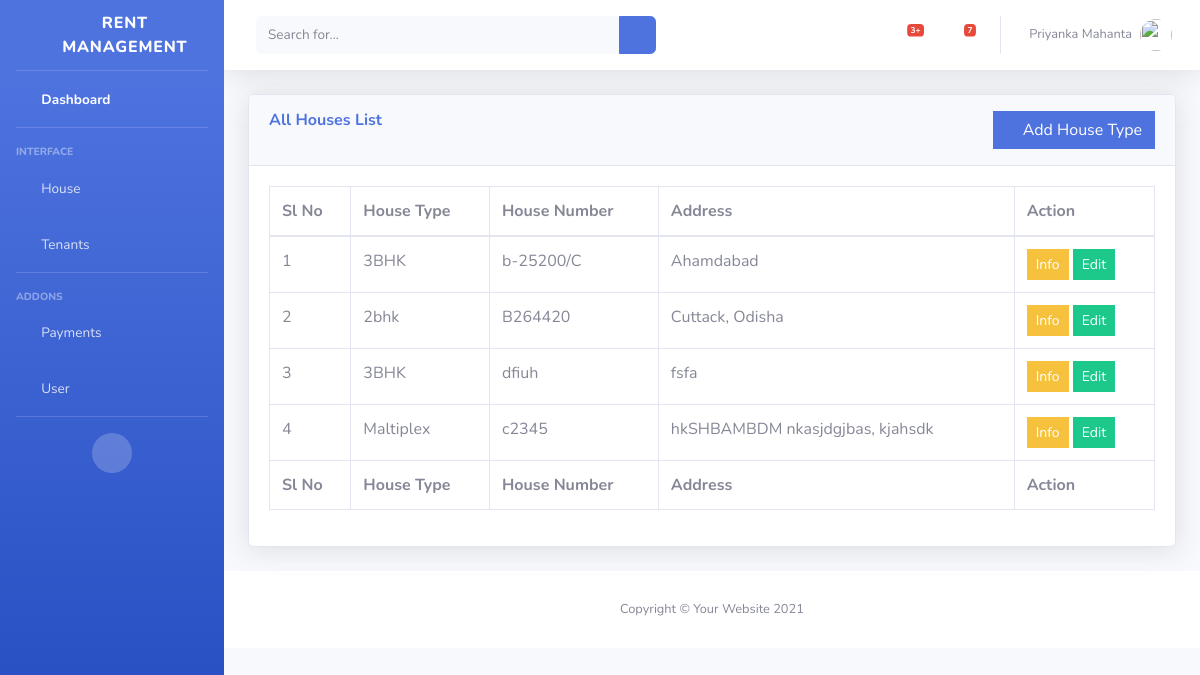
/houses/, run on an earlier commit of the app's database.
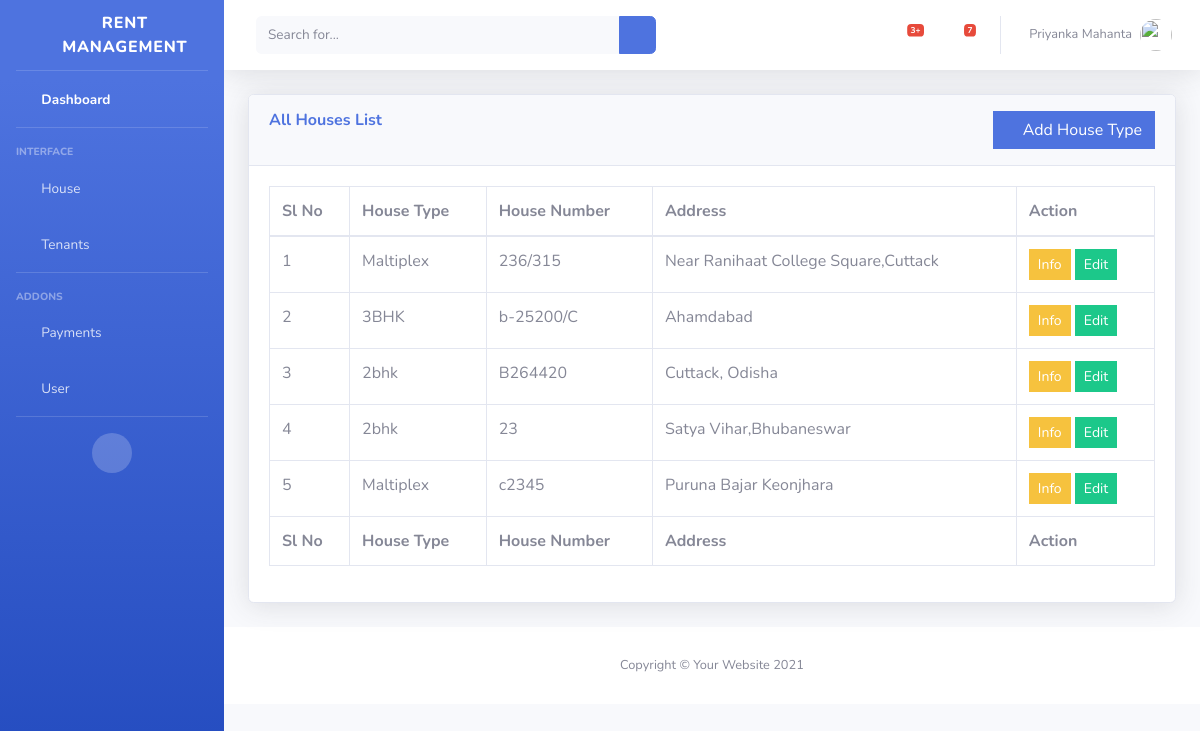
And on a later commit of the database.
### rent_management/models.py (models this page shows, shortened)
class House(models.Model):
    number = models.CharField(max_length=20)
    name = models.CharField(max_length=20, default='')
    type = models.ForeignKey(HouseType, on_delete=models.CASCADE)
    address = models.TextField(default='')
    rent = models.CharField(max_length=20, default=0)
    created_on = models.DateTimeField(auto_now_add=True)

class HouseType(models.Model):
    objects = None
    type = models.CharField(max_length=255)
    add_on = models.DateTimeField(auto_now_add=True)

### rent_management/views/houses.py (the view, shortened to what this page needs)
# urls.py: path("houses/", views.houses, name="houses"),
def houses(request):
    houses_type = HouseType.objects.all()
    houses_list = House.objects.all().order_by('-id')
    context = {
        'house_type': houses_type,
        'houses': houses_list,
    }
    return render(request, "rent/house_type/houses.html", context)

### rent_management/templates/rent/house_type/houses.html (shortened to what this page needs)
{% extends "rent/base/base.html" %}
{% block content %}
<div class="container-fluid">
    <div class="card shadow mb-4">
        <div class="card-header py-3">
            <div class="row">
                <div class="col-lg-8">
                    <h6 class="m-0 font-weight-bold text-primary">All Houses List</h6>
                </div>
                <div class="col-lg-4 text-right">
                    <button type="button" class="btn btn-primary rounded-0" data-toggle="modal"
                            data-target="#exampleModal">
                        <i class="fa fa-plus" aria-hidden="true"></i> Add House Type
                    </button>
                </div>
            </div>
        </div>
        <div class="card-body">
            <div class="table-responsive">
                <table class="table table-bordered" id="dataTable" width="100%" cellspacing="0">
                    <thead>
                    <tr>
                        <th>Sl No</th>
                        <th>House Type</th>
                        <th>House Number</th>
                        <th>Address</th>
                        <th>Action</th>
                    </tr>
                    </thead>
                    <tfoot>
                    <tr>
                        <th>Sl No</th>
                        <th>House Type</th>
                        <th>House Number</th>
                        <th>Address</th>
                        <th>Action</th>
                    </tr>
                    </tfoot>
                    <tbody>
                    {% if not houses %}
                    <tr>
                        <td colspan="3" class="text-center">No Data Available!</td>
                    </tr>
                    {% else %}
                    {% for i in houses %}
                    <tr>
                        <td>{{ forloop.counter }}</td>
                        <td>{{i.type.type}}</td>
                        <td>{{i.number}}</td>
                        <td>{{i.address}}</td>
                        <td>
                            <button class="btn btn-sm btn-warning rounded-0" data-toggle="modal"
                                    data-target="#infoModal{{i.id}}">Info
                            </button>
                            <button class="btn btn-sm btn-success rounded-0" data-toggle="modal"
                                    data-target="#editModal{{i.id}}">Edit
                            </button>
                        </td>
                    </tr>
                    {% endfor %}
                    {% endif %}
                    </tbody>
                </table>
            </div>
        </div>
    </div>
</div>
{% endblock %}

What changed in the data, as far as the page shows it:
added House: type.type "Maltiplex", number "236/315", address "Near Ranihaat College Square,Cuttack"
changed House: type.type "3BHK" → "2bhk"; number "dfiuh" → "23"; address "fsfa" → "Satya Vihar,Bhubaneswar"
changed House: address "hkSHBAMBDM nkasjdgjbas, kjahsdk" → "Puruna Bajar Keonjhara"
